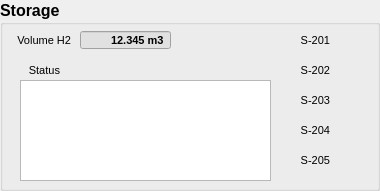
   <widget class="QGroupBox" name="S20X_GB">
    <property name="geometry">
     <rect>
      <x>40</x>
      <y>790</y>
      <width>380</width>
      <height>191</height>
     </rect>
    </property>
    <property name="font">
     <font>
      <pointsize>12</pointsize>
      <weight>75</weight>
      <bold>true</bold>
     </font>
    </property>
    <property name="title">
     <string>Storage</string>
    </property>
    <widget class="QLabel" name="S20X_cap_LBL">
     <property name="geometry">
      <rect>
       <x>10</x>
       <y>30</y>
       <width>61</width>
       <height>20</height>
      </rect>
     </property>
     <property name="font">
      <font>
       <pointsize>8</pointsize>
       <weight>50</weight>
       <bold>false</bold>
      </font>
     </property>
     <property name="text">
      <string>Volume H2</string>
     </property>
     <property name="alignment">
      <set>Qt::AlignRight|Qt::AlignTrailing|Qt::AlignVCenter</set>
     </property>
    </widget>
    <widget class="QLabel" name="S20X_status_LBL">
     <property name="geometry">
      <rect>
       <x>20</x>
       <y>60</y>
       <width>40</width>
       <height>20</height>
      </rect>
     </property>
     <property name="font">
      <font>
       <pointsize>8</pointsize>
       <weight>50</weight>
       <bold>false</bold>
      </font>
     </property>
     <property name="text">
      <string>Status</string>
     </property>
     <property name="alignment">
      <set>Qt::AlignRight|Qt::AlignTrailing|Qt::AlignVCenter</set>
     </property>
    </widget>
    <widget class="QTextEdit" name="S20X_log_TE">
     <property name="geometry">
      <rect>
       <x>20</x>
       <y>80</y>
       <width>251</width>
       <height>101</height>
      </rect>
     </property>
    </widget>
    <widget class="QLabel" name="S201_statusLed_LBL">
     <property name="geometry">
      <rect>
       <x>340</x>
       <y>30</y>
       <width>20</width>
       <height>20</height>
      </rect>
     </property>
     <property name="text">
      <string/>
     </property>
     <property name="pixmap">
      <pixmap>_resources/Led-OFF_20x20.png</pixmap>
     </property>
    </widget>
    <widget class="QDoubleSpinBox" name="S20X_cap_DSB">
     <property name="geometry">
      <rect>
       <x>80</x>
       <y>30</y>
       <width>91</width>
       <height>20</height>
      </rect>
     </property>
     <property name="font">
      <font>
       <pointsize>8</pointsize>
       <weight>75</weight>
       <bold>true</bold>
      </font>
     </property>
     <property name="styleSheet">
      <string notr="true">background-color: rgb(225, 225, 225);</string>
     </property>
     <property name="alignment">
      <set>Qt::AlignRight|Qt::AlignTrailing|Qt::AlignVCenter</set>
     </property>
     <property name="readOnly">
      <bool>true</bool>
     </property>
     <property name="buttonSymbols">
      <enum>QAbstractSpinBox::NoButtons</enum>
     </property>
     <property name="suffix">
      <string> m3</string>
     </property>
     <property name="decimals">
      <number>3</number>
     </property>
     <property name="value">
      <double>12.345000000000001</double>
     </property>
    </widget>
    <widget class="QLabel" name="S201_LBL">
     <property name="geometry">
      <rect>
       <x>280</x>
       <y>30</y>
       <width>50</width>
       <height>20</height>
      </rect>
     </property>
     <property name="font">
      <font>
       <pointsize>8</pointsize>
       <weight>50</weight>
       <bold>false</bold>
      </font>
     </property>
     <property name="text">
      <string>S-201</string>
     </property>
     <property name="alignment">
      <set>Qt::AlignRight|Qt::AlignTrailing|Qt::AlignVCenter</set>
     </property>
    </widget>
    <widget class="QLabel" name="S202_LBL">
     <property name="geometry">
      <rect>
       <x>280</x>
       <y>60</y>
       <width>50</width>
       <height>20</height>
      </rect>
     </property>
     <property name="font">
      <font>
       <pointsize>8</pointsize>
       <weight>50</weight>
       <bold>false</bold>
      </font>
     </property>
     <property name="text">
      <string>S-202</string>
     </property>
     <property name="alignment">
      <set>Qt::AlignRight|Qt::AlignTrailing|Qt::AlignVCenter</set>
     </property>
    </widget>
    <widget class="QLabel" name="S202_statusLed_LBL">
     <property name="geometry">
      <rect>
       <x>340</x>
       <y>60</y>
       <width>20</width>
       <height>20</height>
      </rect>
     </property>
     <property name="text">
      <string/>
     </property>
     <property name="pixmap">
      <pixmap>_resources/Led-OFF_20x20.png</pixmap>
     </property>
    </widget>
    <widget class="QLabel" name="S203_statusLed_LBL">
     <property name="geometry">
      <rect>
       <x>340</x>
       <y>90</y>
       <width>20</width>
       <height>20</height>
      </rect>
     </property>
     <property name="text">
      <string/>
     </property>
     <property name="pixmap">
      <pixmap>_resources/Led-OFF_20x20.png</pixmap>
     </property>
    </widget>
    <widget class="QLabel" name="S203_LBL">
     <property name="geometry">
      <rect>
       <x>280</x>
       <y>90</y>
       <width>50</width>
       <height>20</height>
      </rect>
     </property>
     <property name="font">
      <font>
       <pointsize>8</pointsize>
       <weight>50</weight>
       <bold>false</bold>
      </font>
     </property>
     <property name="text">
      <string>S-203</string>
     </property>
     <property name="alignment">
      <set>Qt::AlignRight|Qt::AlignTrailing|Qt::AlignVCenter</set>
     </property>
    </widget>
    <widget class="QLabel" name="S204_LBL">
     <property name="geometry">
      <rect>
       <x>280</x>
       <y>120</y>
       <width>50</width>
       <height>20</height>
      </rect>
     </property>
     <property name="font">
      <font>
       <pointsize>8</pointsize>
       <weight>50</weight>
       <bold>false</bold>
      </font>
     </property>
     <property name="text">
      <string>S-204</string>
     </property>
     <property name="alignment">
      <set>Qt::AlignRight|Qt::AlignTrailing|Qt::AlignVCenter</set>
     </property>
    </widget>
    <widget class="QLabel" name="S204_statusLed_LBL">
     <property name="geometry">
      <rect>
       <x>340</x>
       <y>120</y>
       <width>20</width>
       <height>20</height>
      </rect>
     </property>
     <property name="text">
      <string/>
     </property>
     <property name="pixmap">
      <pixmap>_resources/Led-OFF_20x20.png</pixmap>
     </property>
    </widget>
    <widget class="QLabel" name="S205_LBL">
     <property name="geometry">
      <rect>
       <x>280</x>
       <y>150</y>
       <width>50</width>
       <height>20</height>
      </rect>
     </property>
     <property name="font">
      <font>
       <pointsize>8</pointsize>
       <weight>50</weight>
       <bold>false</bold>
      </font>
     </property>
     <property name="text">
      <string>S-205</string>
     </property>
     <property name="alignment">
      <set>Qt::AlignRight|Qt::AlignTrailing|Qt::AlignVCenter</set>
     </property>
    </widget>
    <widget class="QLabel" name="S205_statusLed_LBL">
     <property name="geometry">
      <rect>
       <x>340</x>
       <y>150</y>
       <width>20</width>
       <height>20</height>
      </rect>
     </property>
     <property name="text">
      <string/>
     </property>
     <property name="pixmap">
      <pixmap>_resources/Led-OFF_20x20.png</pixmap>
     </property>
    </widget>
   </widget>
